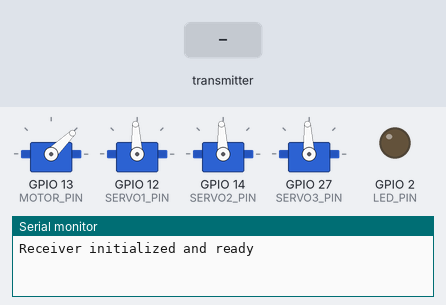
Recording of a sketch running on a simulated ESP32. Parts: 4 × servo, output pins drawn as LEDs (lit = HIGH), the last lines printed to the serial monitor. The inputs (shaded band) are chosen by the test bench. EEPROM starts erased.

Above: at 4.2 s.
4.3 s: the transmitter starts sending joy1Y = 0
At 5.5 s:
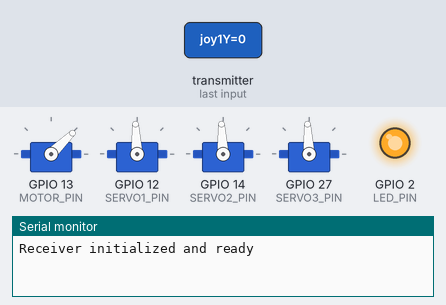
5.8 s: the transmitter starts sending joy1X = 1024
At 6.8 s:
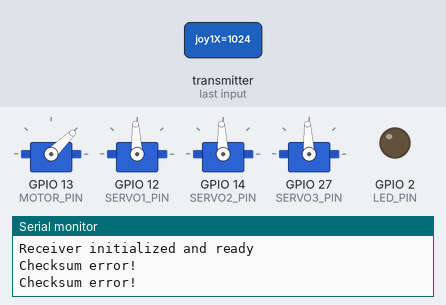
7.8 s: the transmitter starts sending joy1X = 0
At 8.4 s:
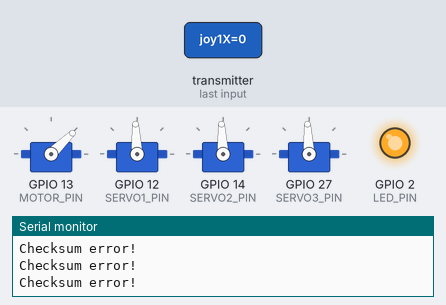
9.3 s: the transmitter starts sending joy1X = 2048
At 10.7 s:
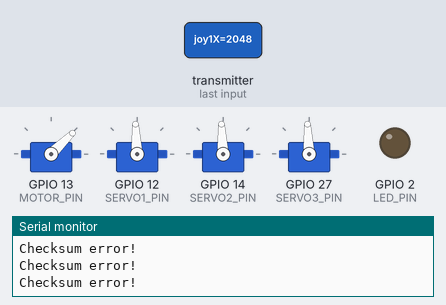
Timing chart, 0 to 11.8 s (numbered marks = the images above; inputs shaded):
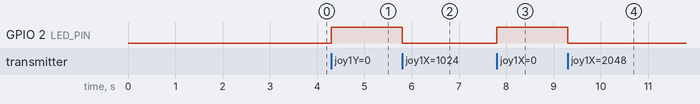

Measured:
- after the input at 4.3 s, GPIO 2 (LED_PIN): LOW → HIGH at once
- after the input at 5.8 s, GPIO 2 (LED_PIN): HIGH → LOW at once
- after the input at 7.8 s, GPIO 2 (LED_PIN): LOW → HIGH at once
- after the input at 9.3 s, GPIO 2 (LED_PIN): HIGH → LOW at once

The sketch:

test_plane.ino
```cpp
#include <esp_now.h>
#include <WiFi.h>
#include <ESP32Servo.h>
#include <Arduino.h>
#include <EEPROM.h>

// Конфигурация пинов
const int MOTOR_PIN = 13;
const int SERVO1_PIN = 12;
const int SERVO2_PIN = 14;
const int SERVO3_PIN = 27;
const int LED_PIN = 2;

// Настройки ESP-NOW
const uint8_t ENCRYPT_KEY[] = {0x01, 0x02, 0x03, 0x04, 0x05, 0x06, 0x07, 0x08,
                              0x09, 0x0A, 0x0B, 0x0C, 0x0D, 0x0E, 0x0F, 0x10};

// Параметры управления
const int MOTOR_MIN = 1000;
const int MOTOR_MAX = 2000;
const uint32_t CONNECTION_TIMEOUT = 500;

// Структура данных управления
#pragma pack(push, 1)
typedef struct ControlData {
  uint16_t joy1Y;
  uint16_t joy1X;
  uint16_t joy2Y;
  uint16_t joy2X;
  uint32_t packet_id;
  uint8_t checksum;
} ControlData;
#pragma pack(pop)

// Структура калибровки сервоприводов
typedef struct ServoCalibration {
  int16_t servo1_min = 1000;
  int16_t servo1_max = 2000;
  int16_t servo1_center = 1500;
  int16_t servo2_min = 1000;
  int16_t servo2_max = 2000;
  int16_t servo2_center = 1500;
  int16_t servo3_min = 1000;
  int16_t servo3_max = 2000;
  int16_t servo3_center = 1500;
} ServoCalibration;

// Глобальные переменные
ControlData receivedData;
uint32_t last_received = 0;
ServoCalibration servoCalib;

// Фильтры
const int FILTER_SIZE = 5;
uint16_t filterBuffer[4][FILTER_SIZE] = {0};
uint8_t filterIndex = 0;

// Объекты сервоприводов
Servo motor;
Servo servo1;
Servo servo2;
Servo servo3;

// Прототипы функций
void loadServoCalibration();
void activateFailSafe();
void updateFilter(uint8_t channel, uint16_t value);
uint16_t applyFilter(uint8_t channel);
int mapServoValue(uint16_t input, int min_val, int max_val, int center);
uint8_t calculateChecksum(void* data, size_t len);
void OnDataRecv(const uint8_t *mac, const uint8_t *data, int len); // Объявление функции обратного вызова

void setup() {
  Serial.begin(115200);
  pinMode(LED_PIN, OUTPUT);

  // Загрузка калибровки из EEPROM
  EEPROM.begin(sizeof(ServoCalibration));
  loadServoCalibration();

  // Инициализация сервоприводов
  if (!motor.attach(MOTOR_PIN)) Serial.println("Failed to attach motor");
  if (!servo1.attach(SERVO1_PIN)) Serial.println("Failed to attach servo1");
  if (!servo2.attach(SERVO2_PIN)) Serial.println("Failed to attach servo2");
  if (!servo3.attach(SERVO3_PIN)) Serial.println("Failed to attach servo3");

  // Безопасная инициализация
  motor.writeMicroseconds(MOTOR_MIN);
  servo1.writeMicroseconds(servoCalib.servo1_center);
  servo2.writeMicroseconds(servoCalib.servo2_center);
  servo3.writeMicroseconds(servoCalib.servo3_center);

  delay(3000);  // Ожидание инициализации ESC

  // Инициализация WiFi и ESP-NOW
  WiFi.mode(WIFI_STA);
  if (esp_now_init() != ESP_OK) {
    Serial.println("Error initializing ESP-NOW");
    while(1) digitalWrite(LED_PIN, !digitalRead(LED_PIN));
  }

  // Установка ключа шифрования
  esp_now_set_pmk((uint8_t *)ENCRYPT_KEY);

  // Регистрация callback-функции приема данных
  esp_now_register_recv_cb(OnDataRecv);

  Serial.println("Receiver initialized and ready");
}

// Функция обратного вызова для приема данных ESP-NOW
void OnDataRecv(const uint8_t *mac, const uint8_t *data, int len) {
  if (len != sizeof(ControlData)) return;

  ControlData packet;
  memcpy(&packet, data, len);

  // Проверка контрольной суммы
  uint8_t checksum = packet.checksum;
  packet.checksum = 0;
  if (calculateChecksum(&packet, len) != checksum) {
    Serial.println("Checksum error!");
    return;
  }

  memcpy(&receivedData, &packet, len);
  last_received = millis();
  digitalWrite(LED_PIN, HIGH);

  // Ответное подтверждение (опционально)
  esp_now_send(mac, (uint8_t*)"ACK", 3);
}

void loop() {
  static int currentThrottle = MOTOR_MIN;
  static uint32_t last_packet_id = 0;

  // Проверка таймаута соединения
  if (millis() - last_received > CONNECTION_TIMEOUT) {
    activateFailSafe();
    digitalWrite(LED_PIN, LOW);
    return;
  }

  // Пропуск дубликатов пакетов
  if (receivedData.packet_id == last_packet_id) return;
  last_packet_id = receivedData.packet_id;

  // Фильтрация значений
  updateFilter(0, receivedData.joy1Y);
  updateFilter(1, receivedData.joy1X);
  updateFilter(2, receivedData.joy2Y);
  updateFilter(3, receivedData.joy2X);

  // Плавное управление мотором
  int targetThrottle = map(applyFilter(0), 0, 4095, MOTOR_MIN, MOTOR_MAX);
  if (abs(targetThrottle - currentThrottle) > 10) {
    currentThrottle += (targetThrottle > currentThrottle) ? 1 : -1;
  }
  motor.writeMicroseconds(constrain(currentThrottle, MOTOR_MIN, MOTOR_MAX));

  // Управление сервоприводами с калибровкой
  servo1.writeMicroseconds(mapServoValue(applyFilter(1),
                          servoCalib.servo1_min,
                          servoCalib.servo1_max,
                          servoCalib.servo1_center));

  servo2.writeMicroseconds(mapServoValue(applyFilter(2),
                          servoCalib.servo2_min,
                          servoCalib.servo2_max,
                          servoCalib.servo2_center));

  servo3.writeMicroseconds(mapServoValue(applyFilter(3),
                          servoCalib.servo3_min,
                          servoCalib.servo3_max,
                          servoCalib.servo3_center));

  // Отладочный вывод (раз в 100 мс)
  static uint32_t last_print = 0;
  if (millis() - last_print > 100) {
    Serial.printf("Throttle: %d, Servo1: %d, Servo2: %d, Servo3: %d\n",
                 currentThrottle,
                 mapServoValue(applyFilter(1), servoCalib.servo1_min, servoCalib.servo1_max, servoCalib.servo1_center),
                 mapServoValue(applyFilter(2), servoCalib.servo2_min, servoCalib.servo2_max, servoCalib.servo2_center),
                 mapServoValue(applyFilter(3), servoCalib.servo3_min, servoCalib.servo3_max, servoCalib.servo3_center));
    last_print = millis();
  }

  delay(10);
}

// Функции ---------------------------------------------------------------------

void loadServoCalibration() {
  if (EEPROM.read(0) != 0xFF) { // Проверка, была ли записана калибровка
    EEPROM.get(0, servoCalib);
  } else {
    // Значения по умолчанию
    servoCalib.servo1_min = 1000;
    servoCalib.servo1_max = 2000;
    servoCalib.servo1_center = 1500;
    servoCalib.servo2_min = 1000;
    servoCalib.servo2_max = 2000;
    servoCalib.servo2_center = 1500;
    servoCalib.servo3_min = 1000;
    servoCalib.servo3_max = 2000;
    servoCalib.servo3_center = 1500;
  }
}

void activateFailSafe() {
  motor.writeMicroseconds(MOTOR_MIN);
  servo1.writeMicroseconds(servoCalib.servo1_center);
  servo2.writeMicroseconds(servoCalib.servo2_center);
  servo3.writeMicroseconds(servoCalib.servo3_center);
}

void updateFilter(uint8_t channel, uint16_t value) {
  filterBuffer[channel][filterIndex] = value;
  filterIndex = (filterIndex + 1) % FILTER_SIZE;
}

uint16_t applyFilter(uint8_t channel) {
  uint32_t sum = 0;
  for (uint8_t i = 0; i < FILTER_SIZE; i++) {
    sum += filterBuffer[channel][i];
  }
  return sum / FILTER_SIZE;
}

int mapServoValue(uint16_t input, int min_val, int max_val, int center) {
  const int deadzone = 50; // Мертвая зона вокруг центра
  if (abs(input - 2048) < deadzone) return center;
  if (input < 2048) return map(input, 0, 2048-deadzone, min_val, center);
  else return map(input, 2048+deadzone, 4095, center, max_val);
}

uint8_t calculateChecksum(void* data, size_t len) {
  uint8_t* bytes = (uint8_t*)data;
  uint8_t sum = 0;
  for (size_t i = 0; i < len; i++) {
    sum ^= bytes[i]; // Простая XOR контрольная сумма
  }
  return sum;
}
```
